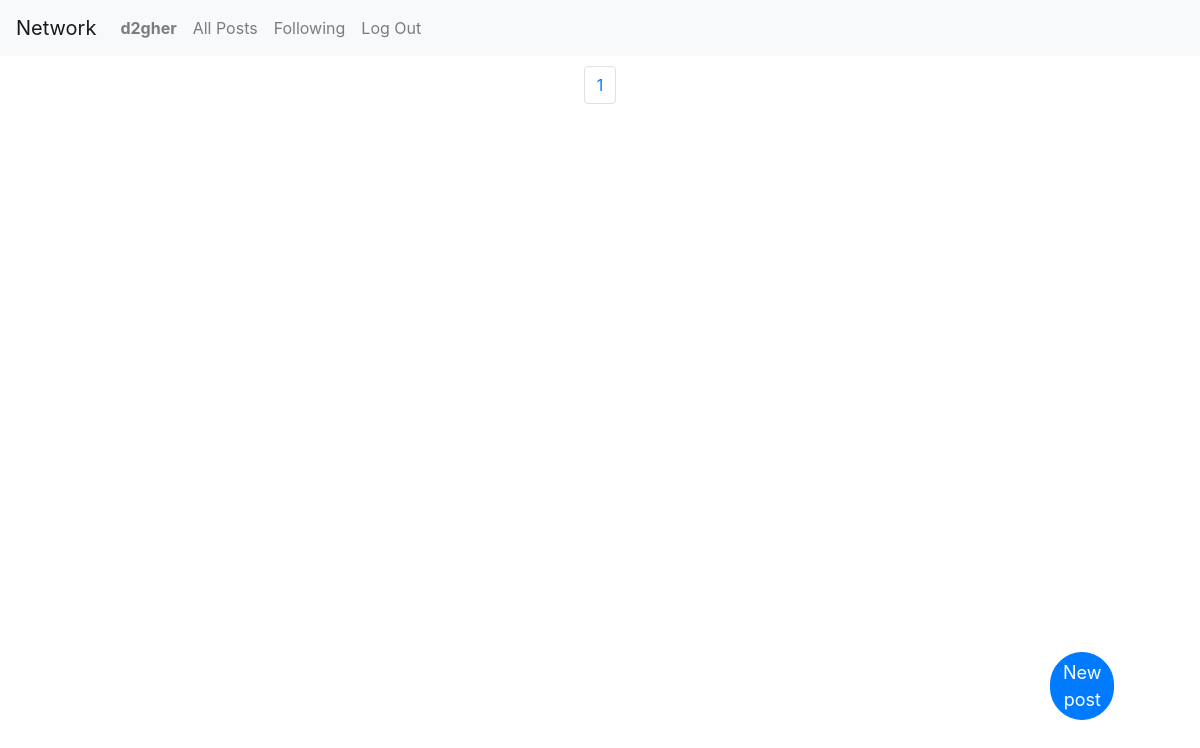
The app's page /following (signed in), older data.
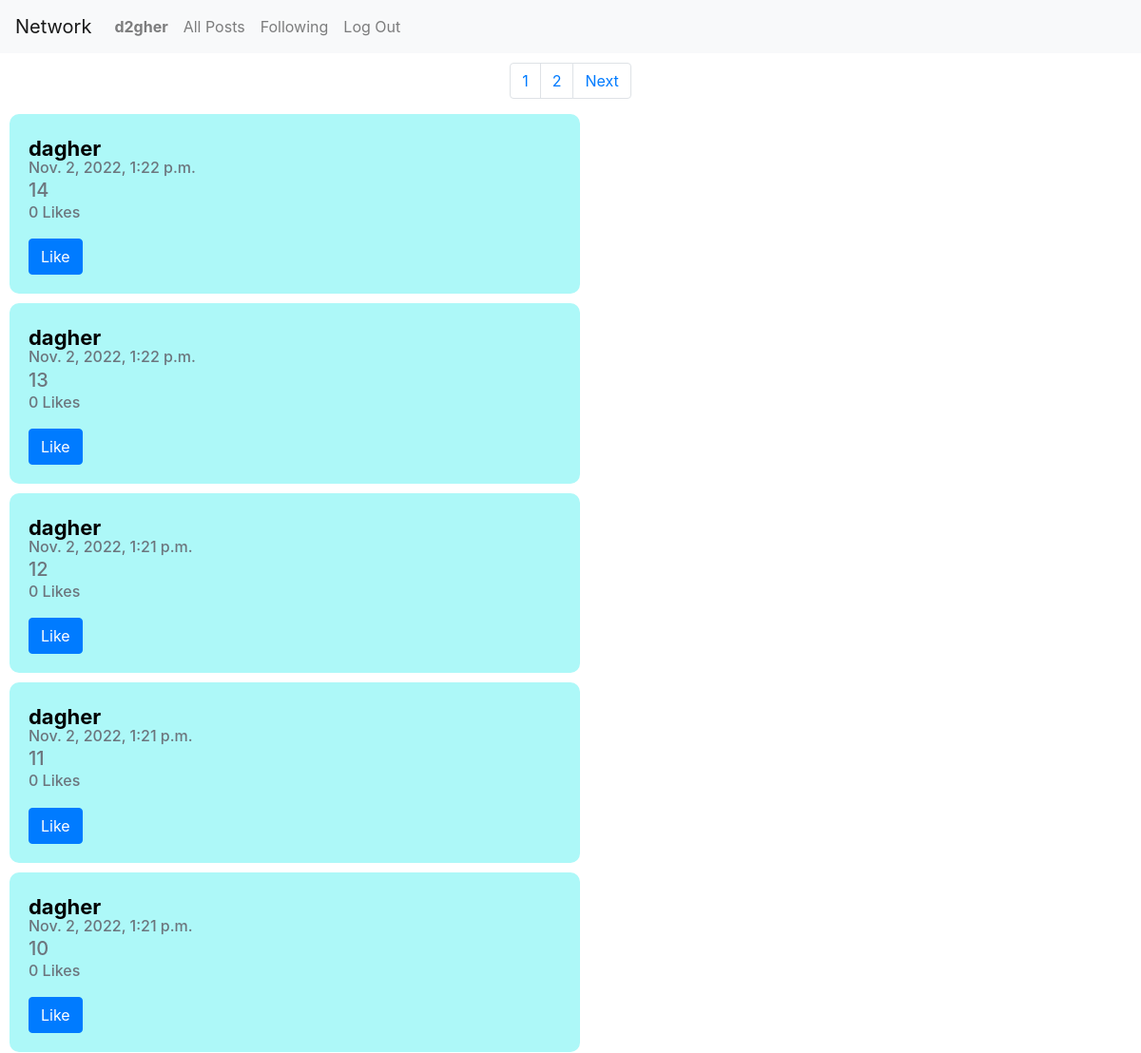
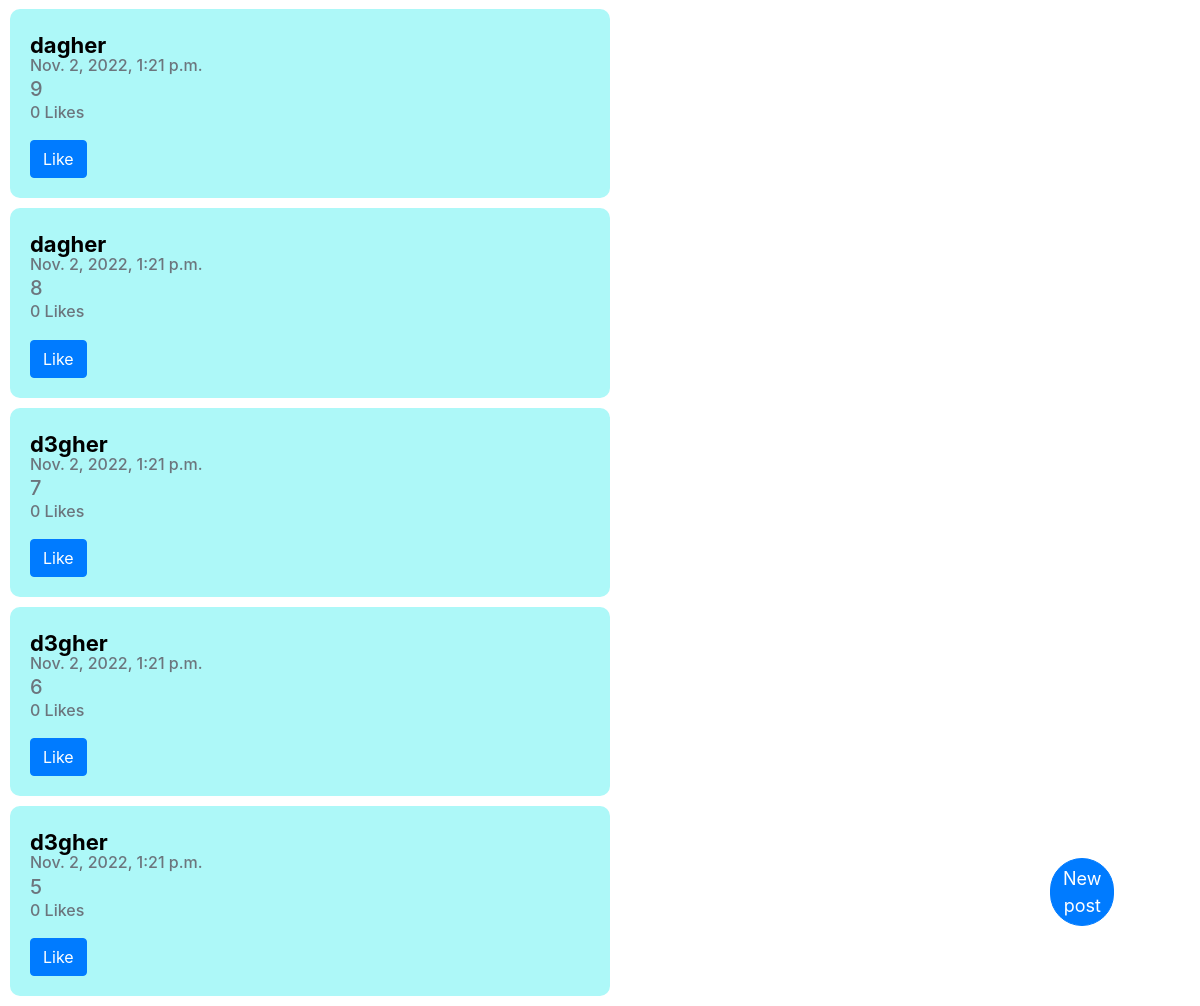
The same page, newer data (2 pictures, top to bottom).
### network/models.py (models this page shows, shortened)
class User(AbstractUser):
    pass

class Post(models.Model):
    user = models.ForeignKey("User", on_delete=models.CASCADE, related_name="users")
    body = models.TextField(blank=True)
    timestamp = models.DateTimeField(auto_now_add=True)
    likes = models.IntegerField(default=0)

### network/views.py (the view)
# urls.py: path("following", views.following, name="following"),
def following(request, username=None):
    if not request.user.is_authenticated:
        return HttpResponseRedirect(reverse("login"))
    if request.method == "GET":
        posts = []
        try:
            user = User.objects.get(username=request.user.username)
            following = list(Follow.objects.filter(follower=user).values_list('following', flat=True))
            posts = Post.objects.all().order_by('-timestamp')
            posts_list = posts.values()
            if not posts:
                return render(request, "network/index.html", { "message": "No posts found" })
            following_posts = []
            for post in posts_list:
                if post["user_id"] in following:
                    owner = User.objects.get(id=post["user_id"])
                    post.update({"user": owner})
                    following_posts.append(post)
            following_posts = Paginator(following_posts, paginator_limit)
            pages_len = following_posts.num_pages
            page_number = request.GET.get('page')
            page_objs = following_posts.get_page(page_number)
            return render(request, "network/index.html", { "posts": page_objs, "pages_len": range(pages_len) })
        except:
            return render(request, "network/index.html", { "message": "No posts found1" })

### network/templatetags/stringfy.py (called while the page is built)
@register.filter
def to_str(value):
    return str(value)

### network/templates/network/index.html (shortened to what this page needs)
{% extends "network/layout.html" %}
{% block body %}
    {% if user.is_authenticated %}
        <div id="post-popup">
            <button id="post-popup-button" class="btn btn-primary" type="submit">New post</button>
        </div>
        <nav aria-label="Page navigation">
            <ul class="pagination justify-content-center">
              {% for i in pages_len %}
                <li class="page-item"><a class="page-link" href="?page={{ i|add:'1' }}">{{ i|add:"1" }}</a></li>
              {% endfor %}
              {% if posts.has_next %}
                <li class="page-item"><a class="page-link" href="?page={{ posts.next_page_number }}">Next</a></li>
              {% endif %}
            </ul>
        </nav>
        {% for post in posts %}
            <div id="post-{{post.id}}" class="card-body">
                <a class="profile-button" href="/{{post.user}}" class="card-title">{{post.user}}</a>
                <h6 class="card-subtitle mb-2 text-muted">{{post.timestamp}}</h6>
                <h5 class="card-subtitle mb-2 text-muted">{{post.body}}</h5>
                <h6 id="like-{{post.id}}" class="card-subtitle mb-2 text-muted">{{post.likes}} Likes</h6>
                {% load stringfy %}
                {% if post.liked %}
                    <input id="likes-{{post.id}}" class="btn btn-primary" type="submit" value="Unlike" onclick="liked({{post.id}});">
                {% else %}
                    <input id="likes-{{post.id}}" class="btn btn-primary" type="submit" value="Like" onclick="liked({{post.id}});">
                {% endif %}
            </div>
        {% endfor %}
    {% endif %}
{% endblock %}

### network/templates/network/layout.html (shortened to what this page needs)
{% load static %}
<!DOCTYPE html>
<html lang="en">
    <head>
        <link rel="stylesheet" href="https://stackpath.bootstrapcdn.com/bootstrap/4.4.1/css/bootstrap.min.css">
        <link href="{% static 'network/styles.css' %}" rel="stylesheet">
    </head>
    <body>
        <nav class="navbar navbar-expand-lg navbar-light bg-light">
            <a class="navbar-brand" href="/">Network</a>
            <div>
              <ul class="navbar-nav mr-auto">
                {% if user.is_authenticated %}
                    <li class="nav-item">
                        <a class="nav-link" href="/{{ user.username }}"><strong>{{ user.username }}</strong></a>
                    </li>
                {% endif %}
                <li class="nav-item">
                  <a class="nav-link" href="{% url 'index' %}">All Posts</a>
                </li>
                {% if user.is_authenticated %}
                    <li class="nav-item">
                        <a class="nav-link" href="{% url 'following' %}">Following</a>
                    </li>
                    <li class="nav-item">
                        <a class="nav-link" href="{% url 'logout' %}">Log Out</a>
                    </li>
                {% endif %}
              </ul>
            </div>
          </nav>
        <div class="body">
            {% block body %}
            {% endblock %}
        </div>
    </body>
</html>

### network/static/network/styles.css (style rules this page uses)
html { min-height: 100%; background-size: cover; background-blend-mode: multiply; }
#post-popup { position: fixed; bottom: 80px; float: right; right: 10%; max-width: 30px; }
#post-popup-button { font-size: 18px; border-radius: 40px; }
.card-body { background-color: rgb(173, 248, 248); border-radius: 10px; width: 50%; margin: 10px; }
.pagination { padding-top: 10px !important; }
.btn.btn-primary { margin-top: 10px; display: inline; }
.profile-button { text-decoration: none; font-size: 22px; color: black; font-weight: bold; }

Row changes from the older to the newer data that the page shows:
added Post: user "dagher", timestamp "Nov. 2, 2022, 1:22 p.m.", body "14", likes "0"
added Post: user "dagher", timestamp "Nov. 2, 2022, 1:22 p.m.", body "13", likes "0"
added Post: user "dagher", timestamp "Nov. 2, 2022, 1:21 p.m.", body "12", likes "0"
added Post: user "dagher", timestamp "Nov. 2, 2022, 1:21 p.m.", body "11", likes "0"
added Post: user "dagher", timestamp "Nov. 2, 2022, 1:21 p.m.", body "10", likes "0"
added Post: user "dagher", timestamp "Nov. 2, 2022, 1:21 p.m.", body "9", likes "0"
added Post: user "dagher", timestamp "Nov. 2, 2022, 1:21 p.m.", body "8", likes "0"
added Post: user "d3gher", timestamp "Nov. 2, 2022, 1:21 p.m.", body "7", likes "0"
added Post: user "d3gher", timestamp "Nov. 2, 2022, 1:21 p.m.", body "6", likes "0"
added Post: user "d3gher", timestamp "Nov. 2, 2022, 1:21 p.m.", body "5", likes "0"
Text that changed along with them:
new list line: "2"
text now shown: "Next"
